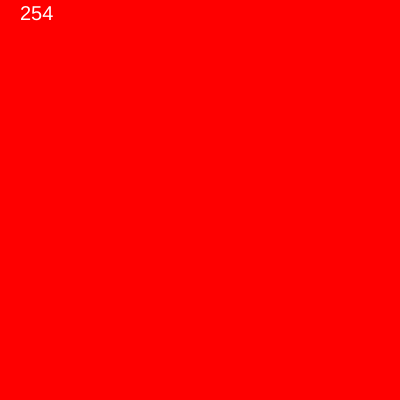
Frame 1 (no input)
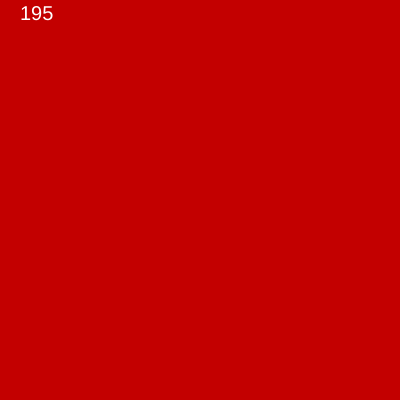
Frame 60 (no input)
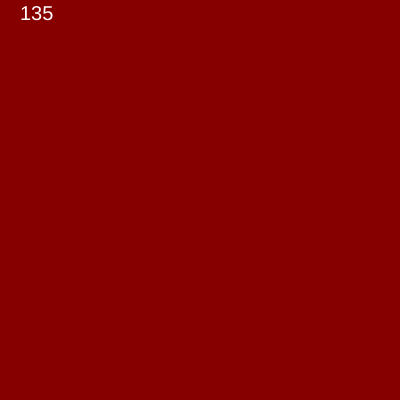
Frame 120 (the mouse pressed at the canvas centre since frame 60)

The p5.js sketch that drew these frames (run headless with seeded random() and noise() and a simulated clock; from frame 60 on, the mouse is pressed at the canvas centre):

// p5.js sketch
// ── sketch.js
let xPos = [];
let yPos = [];
let r = 0

function setup() {
  createCanvas(400, 400);
}

function draw() {
  r = 255 - (frameCount % 255) ;
  background(r, 0, 0);
  

  for(let i =0; i < xPos.length; i++){
    let offsetX = noise(frameCount + i) * 10;
    let offsetY = noise(frameCount+1 + i) * 10;
    circle(xPos[i] + offsetX, yPos[i] + offsetY, 20);
  }

  fill(255)
  textSize(20);
  text(r, 20,20);

}

function mouseClicked(){
  xPos.push(mouseX);
  yPos.push(mouseY);

  console.log(xPos)
  console.log(yPos)
}
